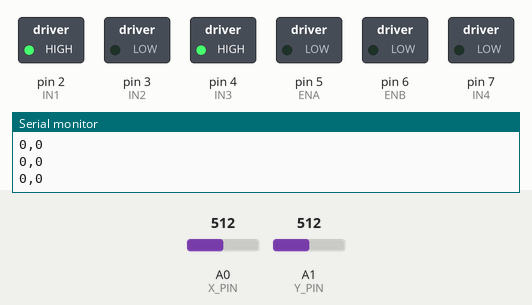
Recording of a sketch running on a simulated Arduino Uno, built with avr-gcc and run on an emulated ATmega328P. Shown: switched loads named in the sketch (green lamp = pin HIGH), the last lines printed to the serial monitor. The inputs (shaded band) are chosen by the test bench; at power-on: A0 (X_PIN) = 512, A1 (Y_PIN) = 512.

Above: at 1.2 s.
1.3 s: A0 (X_PIN) set to 581
2.8 s: A0 (X_PIN) set to 603
At 3.6 s:
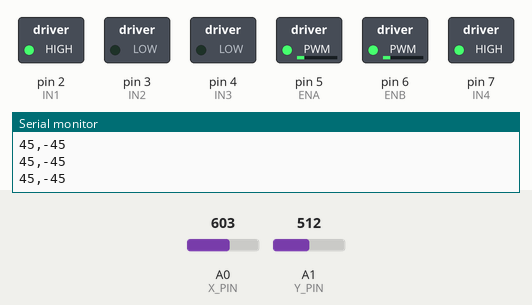
4.3 s: A1 (Y_PIN) set to 576
5.8 s: A1 (Y_PIN) set to 592
At 6.5 s:
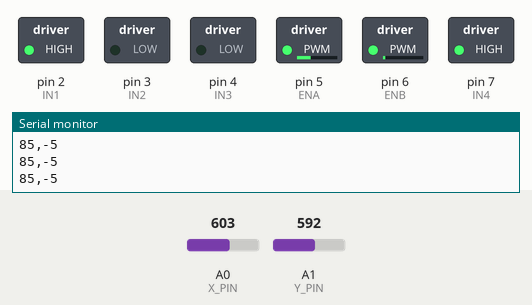
7.3 s: A0 (X_PIN) set to 511
At 8.3 s:
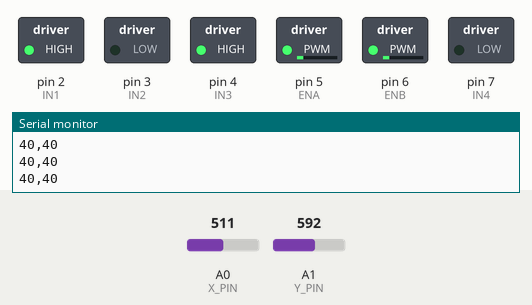
8.8 s: A1 (Y_PIN) set to 716
At 9.5 s:
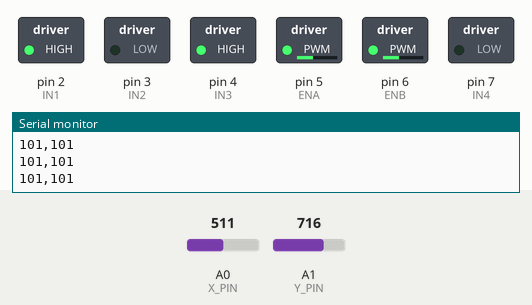
Timing chart, 0 to 11.3 s (numbered marks = the images above; inputs shaded):
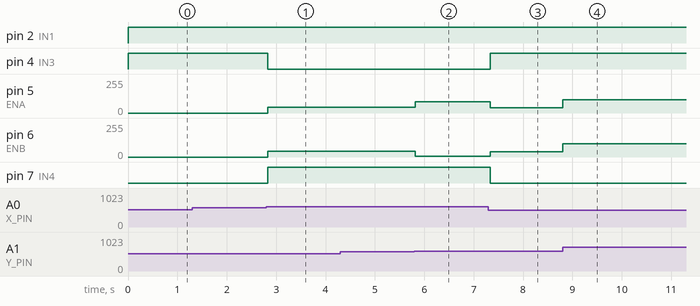

Measured:
- the behaviour switches between 591 and 592 on A0 (X_PIN) (found by bisection; images 0 and 1)
- after the input at 2.8 s, pin 4 (IN3): HIGH → LOW at once; pin 5 (ENA), pin 6 (ENB): 0/255 → 45/255 at once; pin 7 (IN4): LOW → HIGH at once
- after the input at 5.8 s, pin 5 (ENA): 45/255 → 85/255 at once; pin 6 (ENB): 45/255 → 5/255 at once
- after the input at 7.3 s, pin 4 (IN3): LOW → HIGH at once; pin 5 (ENA): 85/255 → 40/255 at once; pin 6 (ENB): 5/255 → 40/255 at once; pin 7 (IN4): HIGH → LOW at once
- after the input at 8.8 s, pin 5 (ENA), pin 6 (ENB): 40/255 → 101/255 at once

The sketch:

test_araba.ino
```cpp
// TEST_ARABA - Bluetooth YOK, joystick KABLO ile ayni Arduino'ya bagli
// Amac: motor + surucu + joystick saglam mi diye test etmek.
// Calisirsa, ayni sol/sag mantigini HC-05 uzerinden calistiracagiz.
//
// --- BAGLANTILAR ---
// Joystick (kablo ile, shield'i ustune TAKMADAN jumper ile):
//   Joystick VCC -> Arduino 5V
//   Joystick GND -> Arduino GND
//   Joystick VRx -> A0
//   Joystick VRy -> A1
//
// L298N motor surucu:
//   ENA -> 5   (sol grup hiz / PWM)
//   IN1 -> 2   (sol yon)
//   IN2 -> 3   (sol yon)
//   ENB -> 6   (sag grup hiz / PWM)
//   IN3 -> 4   (sag yon)
//   IN4 -> 7   (sag yon)
//   OUT1/OUT2 -> sol 2 motor (paralel)
//   OUT3/OUT4 -> sag 2 motor (paralel)
//
// --- GUC (onemli) ---
//   Arduino: PC USB'den beslenir.
//   Motorlar: adaptor/prizden L298N'in MOTOR giris terminaline (12V/VMS) baglanir.
//   L298N GND  <->  Arduino GND  <->  adaptor GND   HEPSI ORTAK OLMALI.
//   Adaptorun (+) ucu SADECE L298N motor girisine gider, Arduino 5V'ye ASLA verilmez.

const int X_PIN = A0;
const int Y_PIN = A1;
const int DEAD_ZONE = 40;

// L298N pinleri
const int ENA = 5;
const int IN1 = 2;
const int IN2 = 3;
const int ENB = 6;
const int IN3 = 4;
const int IN4 = 7;

void setup() {
  Serial.begin(9600);

  pinMode(ENA, OUTPUT); pinMode(ENB, OUTPUT);
  pinMode(IN1, OUTPUT); pinMode(IN2, OUTPUT);
  pinMode(IN3, OUTPUT); pinMode(IN4, OUTPUT);

  dur();
  Serial.println("TEST_ARABA hazir - joystik oynatinca sol,sag degerleri gelecek");
}

void loop() {
  int xRaw = analogRead(X_PIN);
  int yRaw = analogRead(Y_PIN);

  int ileri = map(yRaw, 0, 1023, -255, 255);
  int donus = map(xRaw, 0, 1023, -255, 255);

  if (abs(ileri) < DEAD_ZONE) ileri = 0;
  if (abs(donus) < DEAD_ZONE) donus = 0;

  // Diferansiyel mix (verici.ino ile ayni)
  int sol = ileri + donus;
  int sag = ileri - donus;

  sol = constrain(sol, -255, 255);
  sag = constrain(sag, -255, 255);

  motorlariSur(sol, sag);

  // Seri ekrandan takip: joystik bosta 0,0 gelmeli
  Serial.print(sol); Serial.print(','); Serial.println(sag);

  delay(50);
}

void motorlariSur(int sol, int sag) {
  // SOL grup
  if (sol >= 0) {
    digitalWrite(IN1, HIGH); digitalWrite(IN2, LOW);
  } else {
    digitalWrite(IN1, LOW);  digitalWrite(IN2, HIGH);
    sol = -sol;
  }
  analogWrite(ENA, sol);

  // SAG grup
  if (sag >= 0) {
    digitalWrite(IN3, HIGH); digitalWrite(IN4, LOW);
  } else {
    digitalWrite(IN3, LOW);  digitalWrite(IN4, HIGH);
    sag = -sag;
  }
  analogWrite(ENB, sag);
}

void dur() {
  analogWrite(ENA, 0);
  analogWrite(ENB, 0);
  digitalWrite(IN1, LOW); digitalWrite(IN2, LOW);
  digitalWrite(IN3, LOW); digitalWrite(IN4, LOW);
}
```
